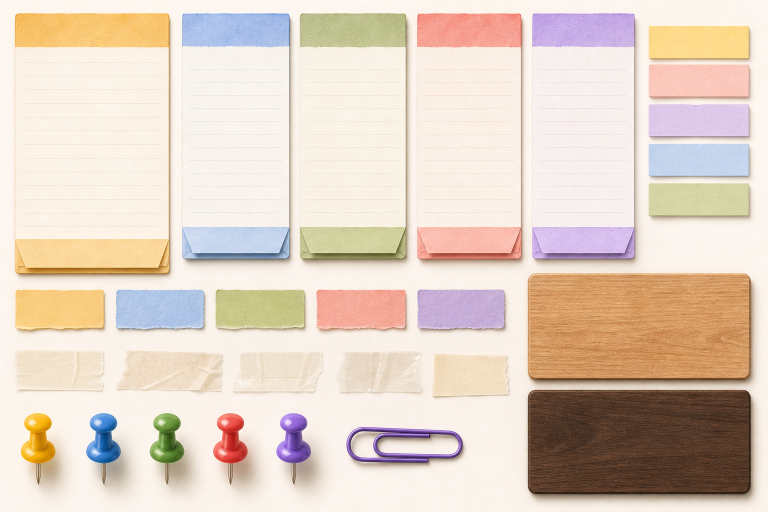
#> input picture assets/material-sources/premium-light-atlas.png, 1536 x 1024 px (shown at 1/2 size)
$ python generate-premium-materials.py
#> lines starting #> are read from the running program, lines starting #| are printed output that depends on the picture; after the words box and inside, x2 and y2 are one past the last pixel; in counts of white or black regions, pixels touching at a corner belong together
from __future__ import annotations

import math
import random
from pathlib import Path
from zlib import crc32

from PIL import Image, ImageChops, ImageDraw, ImageEnhance, ImageFilter, ImageOps, ImageStat


ROOT = Path(__file__).resolve().parents[1]
SOURCE = ROOT / "assets" / "material-sources"
OUT = ROOT / "public" / "sticky-materials" / "premium"
SEED = 991_337

RGB = tuple[int, int, int]
RGBA = tuple[int, int, int, int]

COLORS = ["sun", "sky", "mint", "coral", "violet", "ink"]

INK_TARGETS: dict[str, RGB] = {
    "sun": (236, 156, 31),
    "sky": (64, 145, 224),
    "mint": (102, 171, 74),
    "coral": (230, 83, 76),
    "violet": (137, 91, 224),
    "ink": (132, 91, 58),
}

LIGHT_PAD_BOXES = {
    "sun": (24, 20, 345, 558),
    "sky": (358, 20, 585, 525),
    "mint": (607, 20, 820, 525),
    "coral": (842, 20, 1054, 525),
    "violet": (1075, 20, 1290, 525),
}

DARK_PAD_BOXES = {
    "sun": (43, 42, 333, 468),
    "sky": (356, 42, 628, 468),
    "mint": (649, 42, 919, 468),
    "coral": (941, 42, 1212, 468),
    "violet": (1233, 42, 1505, 468),
}

LIGHT_NOTE_BOXES = {
    "sun": (27, 579, 211, 655),
    "sky": (228, 579, 410, 655),
    "mint": (430, 579, 612, 655),
    "coral": (632, 579, 813, 655),
    "violet": (832, 579, 1014, 655),
}

DARK_NOTE_BOXES = {
    "sun": (43, 489, 333, 584),
    "sky": (356, 489, 628, 584),
    "mint": (649, 494, 919, 584),
    "coral": (941, 489, 1212, 584),
    "violet": (1233, 489, 1505, 584),
}

LIGHT_PIN_BOXES = {
    "sun": (28, 792, 126, 954),
    "sky": (186, 792, 286, 954),
    "mint": (280, 792, 425, 954),
    "coral": (420, 792, 545, 954),
    "violet": (540, 792, 675, 960),
}

DARK_PIN_BOXES = {
    "sun": (967, 612, 1031, 716),
    "sky": (1041, 612, 1105, 716),
    "mint": (1118, 612, 1183, 716),
    "coral": (1192, 612, 1257, 716),
    "violet": (1266, 612, 1332, 716),
}

LIGHT_TAPES = [
    (29, 700, 178, 782),
    (221, 700, 403, 782),
    (478, 700, 648, 782),
    (680, 700, 850, 782),
]

DARK_TAPES = [
    (51, 632, 151, 712),
    (190, 632, 492, 712),
    (546, 632, 662, 712),
    (723, 632, 924, 712),
]


def stable_seed(value: str) -> int:
    return SEED + crc32(value.encode("utf-8")) % 1_000_000


def clamp(value: float) -> int:
    return max(0, min(255, int(round(value))))


def save(img: Image.Image, name: str, *, quality: int = 92) -> None:
    path = OUT / name
    path.parent.mkdir(parents=True, exist_ok=True)
    if path.suffix == ".webp":
        img.save(path, "WEBP", quality=quality, method=6)
        return
    img.save(path, optimize=True)


def crop(src: Image.Image, box: tuple[int, int, int, int]) -> Image.Image:
    return src.crop(box).convert("RGBA")


def corner_background(img: Image.Image) -> RGB:
    w, h = img.size
    crops = [
        img.crop((0, 0, min(18, w), min(18, h))),
        img.crop((max(0, w - 18), 0, w, min(18, h))),
        img.crop((0, max(0, h - 18), min(18, w), h)),
        img.crop((max(0, w - 18), max(0, h - 18), w, h)),
    ]
    means = [ImageStat.Stat(region.convert("RGB")).mean for region in crops]
    return tuple(int(sum(mean[i] for mean in means) / len(means)) for i in range(3))  # type: ignore[return-value]


def transparent_from_background(
    img: Image.Image,
    *,
    threshold: int,
    grow: int = 3,
    strict: bool = False,
) -> Image.Image:
    rgba = img.convert("RGBA")
    bg = corner_background(rgba)
    rgb = rgba.convert("RGB")
    diff_channels = [
        ImageChops.difference(channel, Image.new("L", rgba.size, bg[index]))
        for index, channel in enumerate(rgb.split())
    ]
    diff = ImageChops.lighter(ImageChops.lighter(diff_channels[0], diff_channels[1]), diff_channels[2])
    soft_start = threshold if strict else threshold * 0.45
    soft_width = 42 if strict else threshold * 0.9
    alpha = diff.point(lambda p: 0 if p < soft_start else clamp((p - soft_start) * 255 / soft_width))
    for _ in range(grow):
        alpha = alpha.filter(ImageFilter.MaxFilter(3))
    alpha = alpha.filter(ImageFilter.GaussianBlur(1.0))
    out = rgba.copy()
    out.putalpha(alpha)
    return out


def transparent_colorful_hardware(
    img: Image.Image,
    *,
    bg_threshold: int,
    saturation_threshold: int,
    grow: int = 1,
) -> Image.Image:
    rgba = img.convert("RGBA")
    bg = corner_background(rgba)
    rgb = rgba.convert("RGB")
    diff_channels = [
        ImageChops.difference(channel, Image.new("L", rgba.size, bg[index]))
        for index, channel in enumerate(rgb.split())
    ]
    diff = ImageChops.lighter(ImageChops.lighter(diff_channels[0], diff_channels[1]), diff_channels[2])
    diff_alpha = diff.point(lambda p: 0 if p < bg_threshold else clamp((p - bg_threshold) * 255 / 42))
    saturation = rgb.convert("HSV").getchannel("S")
    saturation_alpha = saturation.point(
        lambda p: 0 if p < saturation_threshold else clamp((p - saturation_threshold) * 255 / 68),
    )
    alpha = ImageChops.lighter(diff_alpha, saturation_alpha)
    for _ in range(grow):
        alpha = alpha.filter(ImageFilter.MaxFilter(3))
    alpha = alpha.filter(ImageFilter.GaussianBlur(0.7))
    out = rgba.copy()
    out.putalpha(alpha)
    return out


def transparent_dark_pin_hardware(img: Image.Image, target: RGB) -> Image.Image:
    rgba = img.convert("RGBA")
    pixels = rgba.load()
    width, height = rgba.size
    alpha = Image.new("L", rgba.size, 0)
    alpha_pixels = alpha.load()
    target_dominant = max(range(3), key=lambda index: target[index])

    for y in range(height):
        for x in range(width):
            r, g, b, _ = pixels[x, y]
            channels = (r, g, b)
            maximum = max(channels)
            minimum = min(channels)
            saturation = maximum - minimum
            luma = r * 0.2126 + g * 0.7152 + b * 0.0722
            pixel_dominant = max(range(3), key=lambda index: channels[index])
            color_distance = sum(abs(channels[index] - target[index]) for index in range(3))
            matches_pin_color = (
                color_distance < 225
                and saturation > 22
                and maximum > 45
                and pixel_dominant == target_dominant
            )
            matches_pin_stem = (
                saturation < 58
                and 34 < luma < 190
                and y > height * 0.38
                and width * 0.22 < x < width * 0.78
            )

            if matches_pin_color or matches_pin_stem:
                alpha_pixels[x, y] = 255

    alpha = alpha.filter(ImageFilter.MaxFilter(3)).filter(ImageFilter.GaussianBlur(0.8))
    out = rgba.copy()
    out.putalpha(alpha)
    return out


def trim_transparent(img: Image.Image, padding: int = 8) -> Image.Image:
    alpha = img.getchannel("A")
    box = alpha.point(lambda p: 255 if p > 8 else 0).getbbox()
    if box is None:
        return img
    left = max(0, box[0] - padding)
    top = max(0, box[1] - padding)
    right = min(img.width, box[2] + padding)
    bottom = min(img.height, box[3] + padding)
    return img.crop((left, top, right, bottom))


def tint_sprite(img: Image.Image, target: RGB, *, strength: float = 0.42) -> Image.Image:
    rgba = img.convert("RGBA")
    luma = ImageOps.grayscale(rgba.convert("RGB"))
    low = tuple(clamp(channel * 0.62) for channel in target)
    high = tuple(clamp(channel + (255 - channel) * 0.5) for channel in target)
    colored = ImageOps.colorize(luma, low, high).convert("RGBA")
    blended = Image.blend(rgba, colored, strength)
    blended.putalpha(rgba.getchannel("A"))
    return blended


def paper_mask(size: tuple[int, int], seed: str, *, inset: int = 3, jitter: int = 3, steps: int = 18) -> Image.Image:
    rng = random.Random(stable_seed(seed))
    w, h = size
    points: list[tuple[float, float]] = []
    for i in range(steps + 1):
        x = inset + (w - inset * 2) * i / steps
        points.append((x, inset + rng.randint(-jitter, jitter)))
    for i in range(1, steps + 1):
        y = inset + (h - inset * 2) * i / steps
        points.append((w - inset + rng.randint(-jitter, jitter), y))
    for i in range(steps, -1, -1):
        x = inset + (w - inset * 2) * i / steps
        points.append((x, h - inset + rng.randint(-jitter, jitter)))
    for i in range(steps, 0, -1):
        y = inset + (h - inset * 2) * i / steps
        points.append((inset + rng.randint(-jitter, jitter), y))
    mask = Image.new("L", size, 0)
    ImageDraw.Draw(mask).polygon(points, fill=255)
    return mask.filter(ImageFilter.GaussianBlur(0.6))


def rounded_mask(size: tuple[int, int], radius: int = 7, inset: int = 3) -> Image.Image:
    mask = Image.new("L", size, 0)
    ImageDraw.Draw(mask).rounded_rectangle(
        (inset, inset, size[0] - inset - 1, size[1] - inset - 1),
        radius=radius,
        fill=255,
    )
    return mask.filter(ImageFilter.GaussianBlur(0.45))


def apply_alpha_mask(img: Image.Image, mask: Image.Image) -> Image.Image:
    out = img.convert("RGBA")
    existing = out.getchannel("A")
    out.putalpha(ImageChops.multiply(existing, mask))
    return out


def add_fiber_overlay(img: Image.Image, seed: str, *, strength: int = 16) -> Image.Image:
    rng = random.Random(stable_seed(seed))
    rgba = img.convert("RGBA")
    overlay = Image.new("RGBA", rgba.size, (0, 0, 0, 0))
    draw = ImageDraw.Draw(overlay, "RGBA")
    for _ in range(max(80, rgba.width // 2)):
        x = rng.randint(-20, rgba.width + 20)
        y = rng.randint(0, rgba.height)
        length = rng.randint(12, max(24, rgba.width // 2))
        tone = rng.choice([(255, 255, 255), (87, 62, 39), (192, 157, 104)])
        alpha = rng.randint(3, strength)
        draw.line((x, y, x + length, y + rng.randint(-3, 4)), fill=(*tone, alpha), width=1)
    return Image.alpha_composite(rgba, overlay.filter(ImageFilter.GaussianBlur(0.25)))


def sprite_variant(img: Image.Image, seed: str, variant: int) -> Image.Image:
    out = add_fiber_overlay(img, f"{seed}-{variant}", strength=12)
    if variant == 2:
        out = ImageEnhance.Brightness(out).enhance(1.025)
        out = ImageEnhance.Contrast(out).enhance(1.025)
    elif variant == 3:
        out = ImageEnhance.Brightness(out).enhance(0.975)
        out = ImageEnhance.Color(out).enhance(1.045)
    return out


def rounded_panel(size: tuple[int, int], tone: str, name: str) -> None:
    dark = tone == "dark"
    w, h = size
    img = Image.new("RGBA", size, (0, 0, 0, 0))
    mask = Image.new("L", size, 0)
    ImageDraw.Draw(mask).rounded_rectangle((0, 0, w - 1, h - 1), radius=28, fill=255)

    fill = Image.new("RGBA", size, (12, 18, 24, 224) if dark else (255, 251, 244, 232))
    noise = Image.effect_noise(size, 18).convert("L")
    noise_rgba = Image.merge("RGBA", (noise, noise, noise, Image.new("L", size, 15)))
    fill = Image.alpha_composite(fill, noise_rgba)

    shine = Image.new("RGBA", size, (0, 0, 0, 0))
    draw = ImageDraw.Draw(shine, "RGBA")
    draw.rounded_rectangle((1, 1, w - 2, h - 2), radius=27, outline=(255, 255, 255, 48 if dark else 120), width=1)
    draw.rectangle((0, 0, w, h // 2), fill=(255, 255, 255, 16 if dark else 46))
    fill.putalpha(mask)
    img = Image.alpha_composite(img, fill)
    img = Image.alpha_composite(img, shine)
    save(img, f"{name}-{tone}.png")


def canvas(tone: str) -> None:
    dark = tone == "dark"
    size = (1728, 1040)
    base = Image.new("RGBA", size, (5, 10, 14, 255) if dark else (255, 244, 229, 255))
    rng = random.Random(stable_seed(f"canvas-{tone}"))
    noise_a = Image.effect_noise(size, 24 if dark else 19).convert("L")
    noise_b = Image.effect_noise((432, 260), 45).convert("L").resize(size, Image.Resampling.BICUBIC).filter(ImageFilter.GaussianBlur(3.0))
    luma = ImageChops.add(noise_a, noise_b, scale=1.7)
    if dark:
        texture = ImageOps.colorize(luma, (0, 3, 7), (35, 48, 56)).convert("RGBA")
        amount = 0.23
    else:
        texture = ImageOps.colorize(luma, (232, 211, 178), (255, 250, 239)).convert("RGBA")
        amount = 0.18
    out = Image.blend(base, texture, amount)
    wash = Image.new("RGBA", size, (0, 0, 0, 0))
    draw = ImageDraw.Draw(wash, "RGBA")
    for _ in range(9):
        x = rng.randint(-240, size[0])
        y = rng.randint(-180, size[1])
        radius = rng.randint(240, 560)
        color = (69, 118, 148, 18) if dark else (255, 211, 139, 35)
        draw.ellipse((x, y, x + radius, y + radius), fill=color)
    vignette = Image.new("L", size, 0)
    vd = ImageDraw.Draw(vignette)
    for i in range(90):
        vd.rectangle((i, i, size[0] - i, size[1] - i), outline=clamp(i * 1.8))
    edge = Image.new("RGBA", size, (0, 0, 0, 95 if dark else 26))
    out = Image.alpha_composite(out, wash.filter(ImageFilter.GaussianBlur(90)))
    out = Image.composite(out, Image.alpha_composite(out, edge), ImageOps.invert(vignette).filter(ImageFilter.GaussianBlur(40)))
    save(out.convert("RGB"), f"canvas-{tone}.webp", quality=90)


def enhance_material(img: Image.Image, tone: str, name: str) -> Image.Image:
    out = img.convert("RGBA")
    out = ImageEnhance.Sharpness(out).enhance(1.15)
    out = ImageEnhance.Contrast(out).enhance(1.08 if tone == "light" else 1.16)
    return add_fiber_overlay(out, name, strength=10 if tone == "light" else 8)


def extract_pad_assets(src: Image.Image, tone: str) -> None:
    boxes = LIGHT_PAD_BOXES if tone == "light" else DARK_PAD_BOXES
    for color in COLORS:
        source_color = "sun" if color == "ink" else color
        pad = apply_alpha_mask(crop(src, boxes[source_color]), rounded_mask((boxes[source_color][2] - boxes[source_color][0], boxes[source_color][3] - boxes[source_color][1]), radius=8, inset=4))
        if color == "ink":
            pad = tint_sprite(pad, INK_TARGETS["ink"], strength=0.52)
        pad = enhance_material(pad, tone, f"pad-{color}-{tone}")
        save(pad, f"pad-column-{color}-{tone}.png")

        header_h = max(64, int(pad.height * 0.16))
        header = trim_transparent(pad.crop((0, 0, pad.width, header_h + 10)), padding=4)
        header = apply_alpha_mask(header, paper_mask(header.size, f"header-{color}-{tone}", inset=2, jitter=2))
        save(header, f"pad-header-{color}-{tone}.png")

        fold_h = max(74, int(pad.height * 0.2))
        fold = trim_transparent(pad.crop((0, pad.height - fold_h, pad.width, pad.height)), padding=4)
        fold = apply_alpha_mask(fold, paper_mask(fold.size, f"fold-{color}-{tone}", inset=2, jitter=2))
        save(fold, f"fold-{color}-{tone}.png")


def extract_note_assets(src: Image.Image, tone: str) -> None:
    boxes = LIGHT_NOTE_BOXES if tone == "light" else DARK_NOTE_BOXES
    for color in COLORS:
        source_color = "sun" if color == "ink" else color
        note = apply_alpha_mask(
            crop(src, boxes[source_color]),
            paper_mask((boxes[source_color][2] - boxes[source_color][0], boxes[source_color][3] - boxes[source_color][1]), f"note-mask-{color}-{tone}", inset=3, jitter=3),
        )
        if color == "ink":
            note = tint_sprite(note, INK_TARGETS["ink"], strength=0.58)
        note = enhance_material(trim_transparent(note, padding=8), tone, f"note-{color}-{tone}")
        for variant in range(1, 4):
            save(sprite_variant(note, f"note-{color}-{tone}", variant), f"note-{color}-{tone}-{variant}.png")
        save(sprite_variant(note, f"quick-{color}-{tone}", 2), f"quick-{color}-{tone}.png")


def extract_hardware(src: Image.Image, tone: str) -> None:
    pin_boxes = LIGHT_PIN_BOXES if tone == "light" else DARK_PIN_BOXES
    for color in COLORS:
        source_color = "sun" if color == "ink" else color
        source_pin = crop(src, pin_boxes[source_color])
        if tone == "dark":
            pin = transparent_dark_pin_hardware(source_pin, INK_TARGETS[source_color])
        else:
            pin = transparent_colorful_hardware(
                source_pin,
                bg_threshold=68,
                saturation_threshold=34,
                grow=1,
            )
        if color == "ink":
            pin = tint_sprite(pin, INK_TARGETS["ink"], strength=0.62)
        save(trim_transparent(pin, padding=6), f"pin-{color}-{tone}.png")

    paperclip_box = (690, 813, 940, 904) if tone == "light" else (1366, 632, 1458, 816)
    paperclip = transparent_colorful_hardware(
        crop(src, paperclip_box),
        bg_threshold=64 if tone == "light" else 30,
        saturation_threshold=28 if tone == "light" else 20,
        grow=1,
    )
    save(trim_transparent(paperclip, padding=8), f"paperclip-{tone}.png")

    tape_boxes = LIGHT_TAPES if tone == "light" else DARK_TAPES
    for index, box in enumerate(tape_boxes, start=1):
        tape = transparent_from_background(crop(src, box), threshold=20 if tone == "light" else 16, grow=1, strict=True)
        tape = trim_transparent(tape, padding=6)
        save(tape, f"tape-{tone}-{index}.png")


def wood_panels(light_src: Image.Image, dark_src: Image.Image) -> None:
    light = crop(light_src, (1050, 545, 1504, 760)).resize((760, 1500), Image.Resampling.LANCZOS)
    dark = crop(dark_src, (44, 748, 738, 987)).resize((760, 1500), Image.Resampling.LANCZOS)

    for tone, img in [("light", light), ("dark", dark)]:
        img = ImageEnhance.Contrast(img).enhance(1.12 if tone == "light" else 1.22)
        img = ImageEnhance.Sharpness(img).enhance(1.18)
        overlay = Image.new("RGBA", img.size, (0, 0, 0, 0))
        draw = ImageDraw.Draw(overlay, "RGBA")
        for x in (190, 380, 570):
            draw.line((x, 0, x, img.height), fill=(35, 18, 8, 34 if tone == "light" else 72), width=4)
            draw.line((x + 5, 0, x + 5, img.height), fill=(255, 230, 182, 18 if tone == "light" else 7), width=1)
        for y in range(0, img.height, 220):
            draw.line((24, y, img.width - 24, y + random.Random(stable_seed(f"wood-{tone}-{y}")).randint(-5, 5)), fill=(255, 228, 174, 11 if tone == "light" else 5), width=1)
        img = Image.alpha_composite(img.convert("RGBA"), overlay)
        save(img.convert("RGB"), f"wood-panel-{tone}.webp", quality=92)


def main() -> None:
    light_path = SOURCE / "premium-light-atlas.png"
    dark_path = SOURCE / "premium-dark-atlas.png"
    if not light_path.exists() or not dark_path.exists():
        raise SystemExit("Missing premium atlas images in assets/material-sources")

    OUT.mkdir(parents=True, exist_ok=True)
    light = Image.open(light_path).convert("RGBA")
    dark = Image.open(dark_path).convert("RGBA")
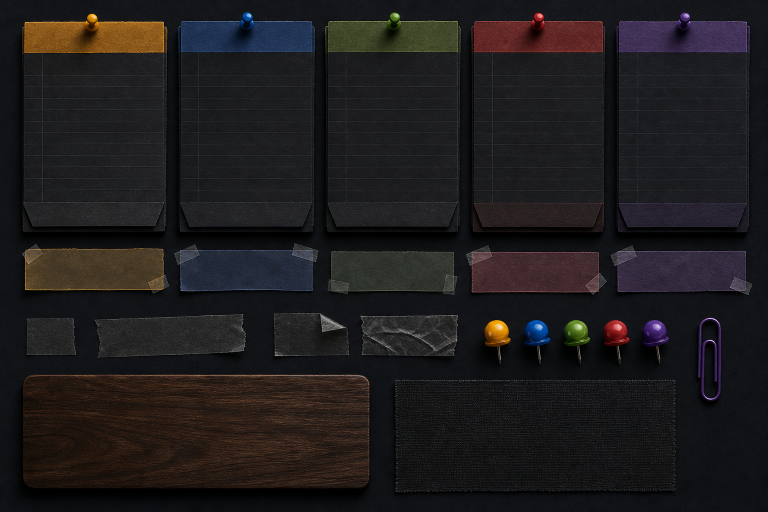
#> input picture assets/material-sources/premium-dark-atlas.png, 1536 x 1024 px (shown at 1/2 size)

    canvas("light")
    canvas("dark")
#> call 2 of canvas, with tone = 'dark'
#> in canvas (call 2), `noise_b = Image.effect_noise((432, 260), 45).convert("L").resize(size,..`:
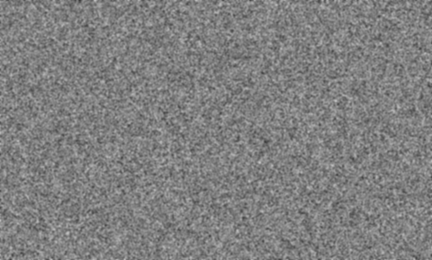
#> noise_b: PIL image 1728x1040 L (shown at 1/4 size); min 50, max 202, mean 127.4
#> in canvas (call 2), `luma = ImageChops.add(noise_a, noise_b, scale=1.7)`:
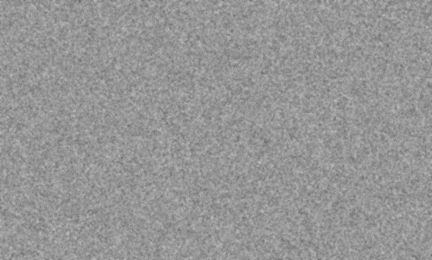
#> luma: PIL image 1728x1040 L (shown at 1/4 size); min 68, max 234, mean 149.5
#> in canvas (call 2), `texture = ImageOps.colorize(luma, (0, 3, 7), (35, 48, 56)).convert("RG..`:
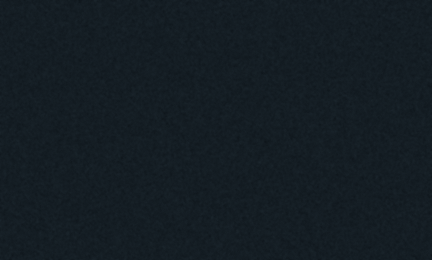
#> texture: PIL image 1728x1040 RGBA (shown at 1/4 size); mean R, G, B, A 20, 28.9, 35.2, 255
    rounded_panel((272, 1040), "light", "rail")
#> in rounded_panel, `ImageDraw.Draw(mask).rounded_rectangle((0, 0, w - 1, h - 1), radius=28..`:
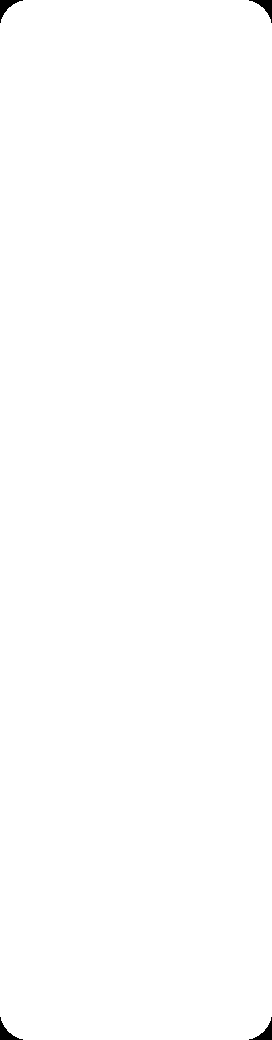
#> mask: PIL image 272x1040 L; 99.8% white; 4 black regions, box (x1, y1, x2, y2) and area: (0, 0, 23, 23) 174, (249, 0, 272, 23) 174, (0, 1017, 23, 1040) 174, (249, 1017, 272, 1040) 174
    rounded_panel((272, 1040), "dark", "rail")
#> call 2 of rounded_panel, with size = (272, 1040), tone = 'dark', name = 'rail'
#> in rounded_panel (call 2), `noise = Image.effect_noise(size, 18).convert("L")`:
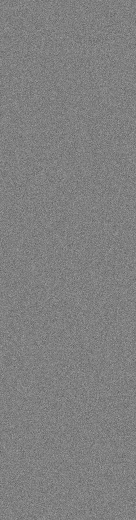
#> noise: PIL image 272x1040 L (shown at 1/2 size); min 49, max 218, mean 127.5
    rounded_panel((248, 58), "light", "topbar")
#> call 3 of rounded_panel, with size = (248, 58), tone = 'light', name = 'topbar'
#> in rounded_panel (call 3), `fill = Image.new("RGBA", size, (12, 18, 24, 224) if dark else (255, 25..`:
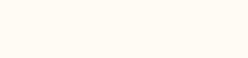
#> fill: PIL image 248x58 RGBA; mean R, G, B, A 255, 251, 244, 232; transparent parts drawn white
    rounded_panel((248, 58), "dark", "topbar")
    wood_panels(light, dark)
#> the loop in wood_panels, `for tone, img in [("light", light), ("dark", dark)]:` made 2 passes
#> tone on passes 1 to 2: 'light', 'dark'

    for tone, src in [("light", light), ("dark", dark)]:
        extract_pad_assets(src, tone)
        extract_note_assets(src, tone)
        extract_hardware(src, tone)
#> this loop made 2 passes
#> tone on pass 1: 'light'

    print(f"Generated premium material assets in {OUT}")


if __name__ == "__main__":
    main()
